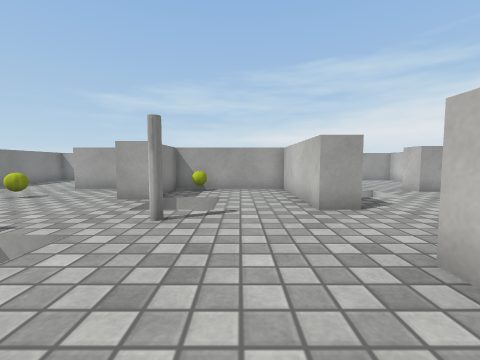
view 1 (above)

17 first-person views from a walk through a scene from a Unity 3-D project. The camera is 0.55 m above the floor, tilts 4° down and sees 90° across. The floor is counted in squares, 0.5 m on a side. Each view is taken from the middle of a square. On the plan, view 1 faces up. The plan holds only what a view shows up to about 11 squares ahead; the rest is blank. The place goes on beyond the plan. The player character is not drawn. Surface patterns are stand-ins for the level's own textures.

view 2
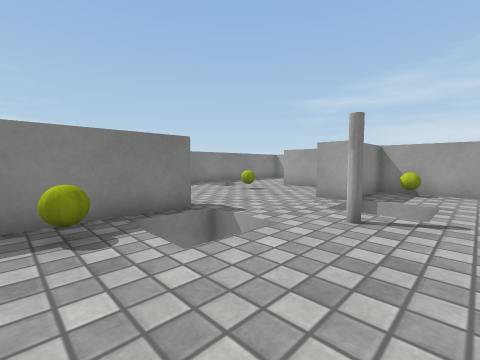

view 3
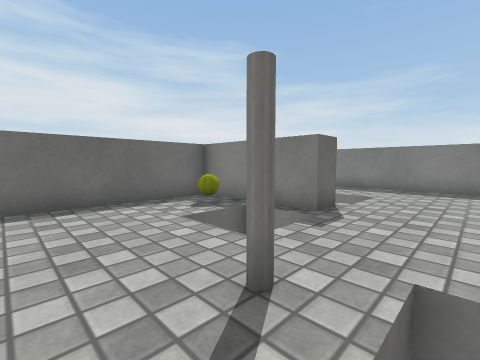

view 4
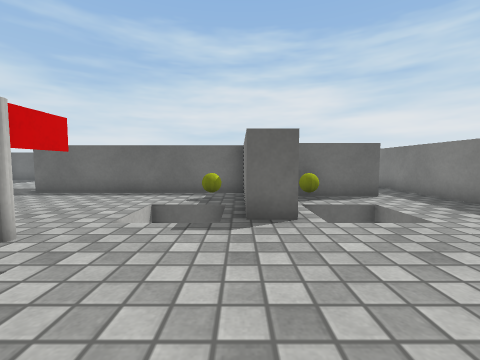

view 5
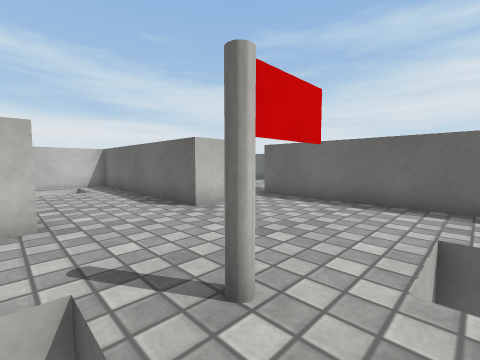

view 6
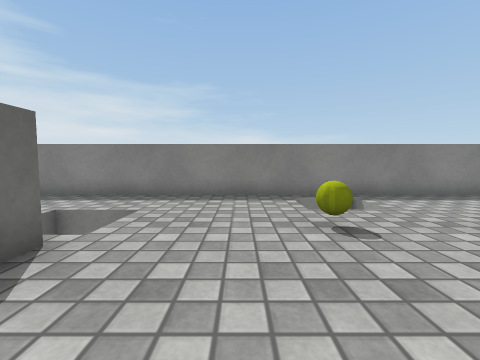

view 7
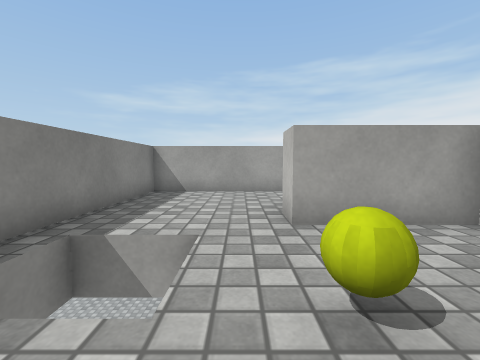

view 8
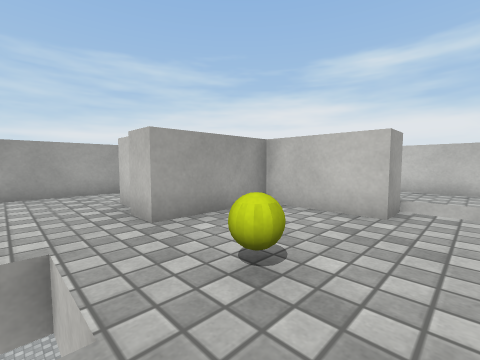

view 9
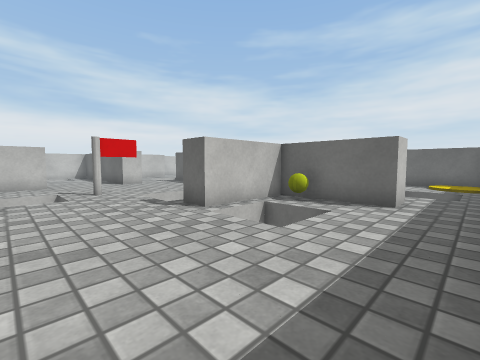

view 10
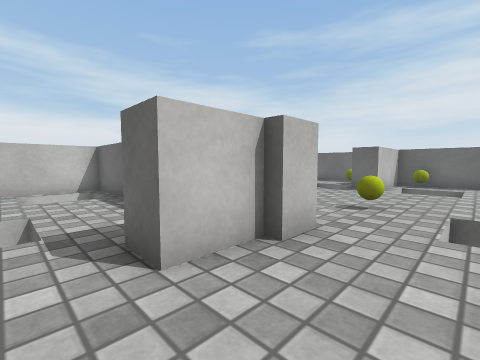

view 11
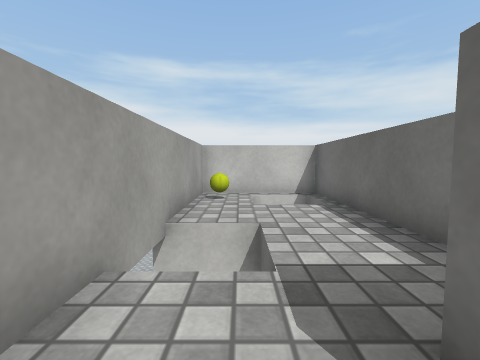

view 12
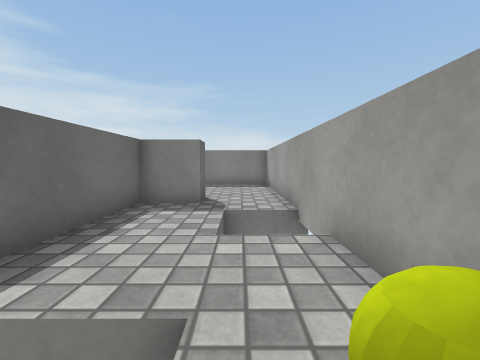

view 13
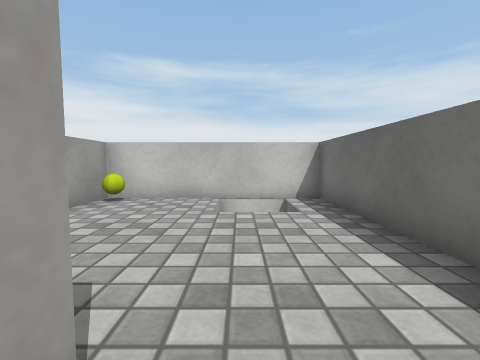

view 14
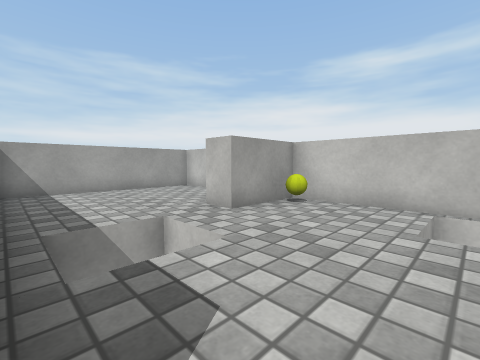

view 15
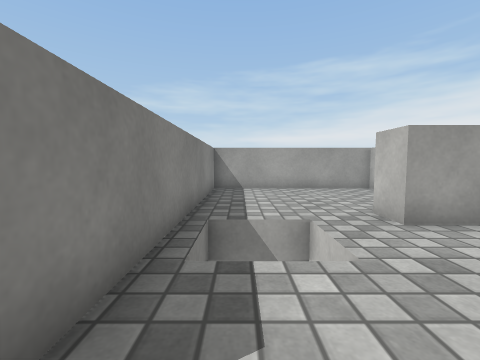

view 16
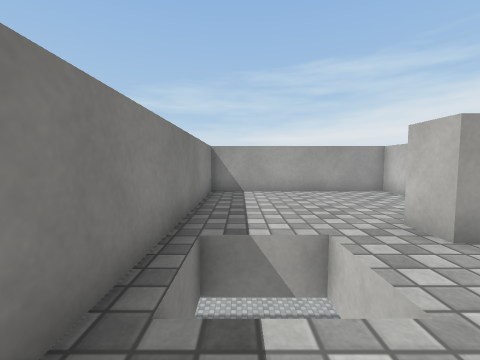

view 17
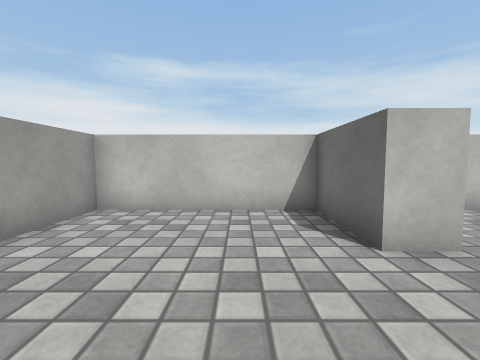

### Floor plan
Key: @ floor where view 1 was taken; # wall or solid block; . floor; v drop or lower ground; O other object.
Columns run from 12 left of view 1 to 10 right of it. Each row starts with its distance up from view 1.
 16  #############  ######
 15 #       vv  O ##      #
 14 #  . .       .##      #
 13 #    ##       ##      #
 12 #    ##       ##.     #
 11 #    ###########      #
 10 #    ###########   ####
  9 #       ##    ##   ####
  8 #      .##    ##      #
  7 #.            ##      #
  6 #  ..    .  . ##.     #
  5 #             ...     #
  4 #                     #
  3 #     ##              #
  2 #     ##       ########
  1 #    O##O
  0 #  #####    @
 -1 #  #   ########
 -2 #
 -3 #
 -4
 -5
 -6
 -7  ##

Positions as (right, up) in squares from view 1, and headings:
1: (0, 0), facing up
2: (0, 0), facing up-left
3: (0, 6), facing down-left
4: (-5, 8), facing down
5: (-3, 6), facing down-right
6: (-3, 6), facing left
7: (-8, 6), facing up
8: (-9, 6), facing up-right
9: (-11, 7), facing down-right
10: (-9, 14), facing down-right
11: (-7, 14), facing right
12: (1, 14), facing left
13: (2, 5), facing right
14: (3, 5), facing up-right
15: (4, 5), facing up
16: (4, 6), facing up
17: (4, 12), facing right
